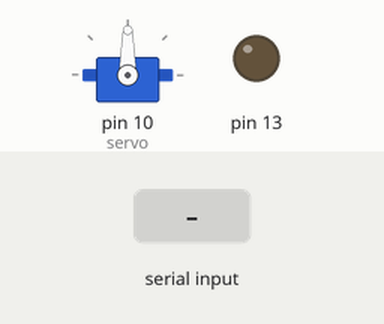
The sketch below on a simulated Arduino Uno, built with avr-gcc and run on an emulated ATmega328P. On the bench: servo, output pins drawn as LEDs (lit = HIGH). The test bench sets the inputs (shaded band).

Above: at 1.2 s.
1.3 s: "1\n" received over Serial
At 3.5 s:
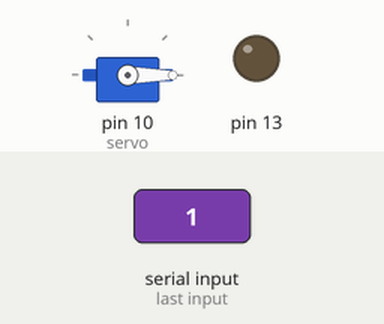
At 5.0 s:
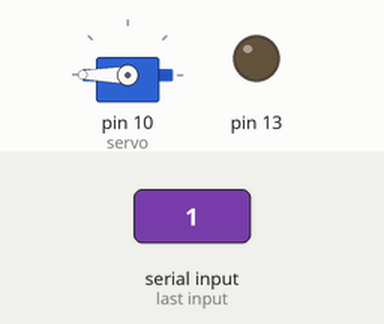
Timing chart, 0 to 6.5 s (numbered marks = the images above; inputs shaded):
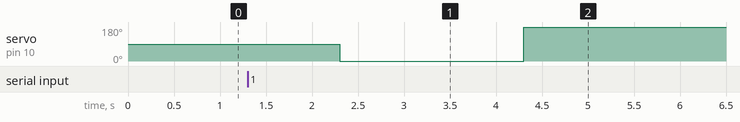

Measured:
- after the input at 1.3 s, servo on pin 10 (servo): 90° → 0° after 1.0 s, → 180° 2.0 s later

The sketch:

final-servo-eeg.ino
```cpp
#include <Servo.h>
Servo servo;
int data;
void setup() {
  // put your setup code here, to run once:
servo.attach(10);
Serial.begin(9600);
pinMode(13,OUTPUT);
}

void loop() {
  // put your main code here, to run repeatedly:
while(Serial.available()==0){

}
data=Serial.readString().toInt();
//Serial.println(data);
if(data==1){
servo.write(0);
delay(2000);
servo.write(200);
}
else{


}
}
```
